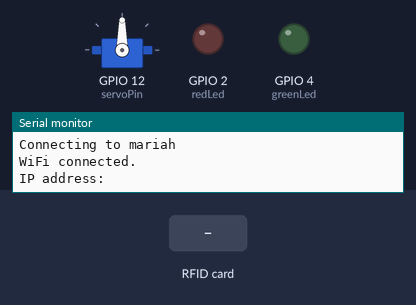
This sketch was run on a simulated ESP32. On the bench: servo, output pins drawn as LEDs (lit = HIGH), the last lines printed to the serial monitor. Inputs (shaded band) come from the test bench. WiFi joins after 1.5 s; servers stay silent unless stated; uploads are accepted with an empty reply.

Above: at 2.7 s.
2.8 s: RFID card 5E 7A 19 C4 held to the reader
At 3.8 s:
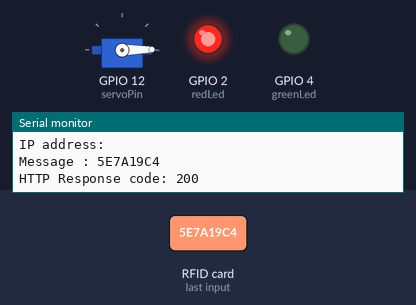
At 6.9 s:
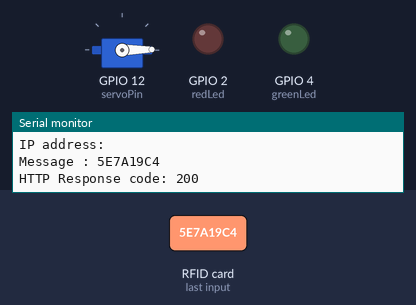
Timing chart, 0 to 8.4 s (numbered marks = the images above; inputs shaded):
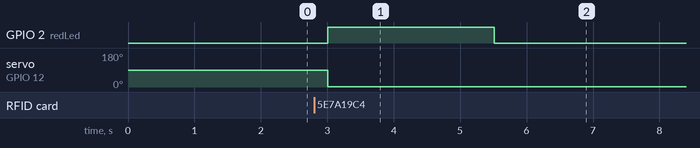

Measured:
- after the input at 2.8 s, GPIO 2 (redLed): LOW → HIGH after 0.21 s, → LOW 2.5 s later; servo on GPIO 12 (servoPin): 90° → 1° after 0.21 s

The sketch:

RFID_WIFI.ino
```cpp
#include <HTTPClient.h>
#include <MFRC522.h>
#include <MFRC522Extended.h>
#include <SPI.h>
#include <WiFi.h>
// Projeto 13 - Servo motor controlado por Arduino
#include <ESP32Servo.h>

//Incluindo o sistema de senhas do sistema RFID
#include "arduino_secrets.h"

//Definição dos pinos do RFID
#define SS_PIN 21
#define RST_PIN 22
#define greenLed 4
#define redLed 2

// Cria um objeto servo
Servo servo1;

String content= "";

String url = "https://app.easyinout.repl.co/traffic/register/";

// Agrega o objeto servo1 ao pino digital 11
static const int servoPin = 12;
// Variável para armazenar a posição do servo1
int pos = 0;

MFRC522 mfrc522(SS_PIN, RST_PIN);   // Create MFRC522 instance.

WiFiServer server(80);

void setup() {
  Serial.begin(115200);
  SPI.begin();      // Initiate  SPI bus
  mfrc522.PCD_Init();   // Initiate MFRC522

    Serial.println();
    Serial.print("Connecting to ");
    Serial.println(SECRET_SSID);

    WiFi.begin(SECRET_SSID, SECRET_password);

    while (WiFi.status() != WL_CONNECTED) {
        HTTPClient http;
        http.begin(url);
    }
    Serial.println("");
    Serial.println("WiFi connected.");
    Serial.println("IP address: ");

    server.begin();

    // Set servo PWM frequency to 50Hz
  servo1.attach(servoPin);
  // Attach to servo and define minimum and maximum positions
  // Modify as required

   pinMode(redLed, OUTPUT);
   pinMode(greenLed, OUTPUT);
}

void loop() {
content= "";
    // Look for new cards
  if ( ! mfrc522.PICC_IsNewCardPresent())
  {
    return;
  }
  //Select one of the cards
  if ( ! mfrc522.PICC_ReadCardSerial())
  {
    return;
  }
  //Show UID on serial monitor
  byte letter;
  for (byte i = 0; i < mfrc522.uid.size; i++)
  {
     content.concat(String(mfrc522.uid.uidByte[i] < 0x10 ? "0" : ""));
     content.concat(String(mfrc522.uid.uidByte[i], HEX));
  }
  content.toUpperCase();
  Serial.println( "Message : " + content);

  //enviarPagina(content);
  enviarPagina(content);
  delay(200);
}

void enviarPagina(String cartaoRFID) {
  HTTPClient http;

  // Abre uma conexão HTTP para a URL desejada
  http.begin(url + cartaoRFID);

  // Define o tipo de conteúdo da requisição como JSON
  http.addHeader("Content-Type", "application/json");

  // Monta um objeto JSON com os dados a serem enviados
  String json = "{\"cartaoRFID\": \"" + cartaoRFID + "\"}";

  // Envia a requisição POST com os dados JSON
  int httpResponseCode = http.POST(json);
    String response;
  // Verifica o código de resposta da requisição
  if (httpResponseCode == 200) {
    Serial.print("HTTP Response code: ");
    Serial.println(httpResponseCode);
    response = http.getString();
    Serial.println(response);
  } else {
    Serial.print("Error code: ");
    Serial.println(httpResponseCode);
  }

  servoRet(response);
  // Fecha a conexão HTTP
  http.end();
}

void servoRet(String resposta){
 if (resposta == "1") {
        servo1.write(90);
        digitalWrite(greenLed, HIGH);
        delay(2500);
        digitalWrite(greenLed, LOW);
        servo1.write(1);
      }else{
        servo1.write(1);
        digitalWrite(redLed, HIGH);
        delay(2500);
        digitalWrite(redLed, LOW);
       }
}
```

arduino_secrets.h
```cpp
//nome da rede a ser utilizada
//#define SECRET_SSID "DIEGO"
//Senha da rede
//#define SECRET_password  "@1c14A6CA6"

////nome da rede a ser utilizada
#define SECRET_SSID "mariah"
////Senha da rede
#define SECRET_password  "mariah2012"

//nome da rede a ser utilizada
//#define SECRET_SSID "Redmi Note 8 Pro"
//Senha da rede
//#define SECRET_password  "batata1234"
```
